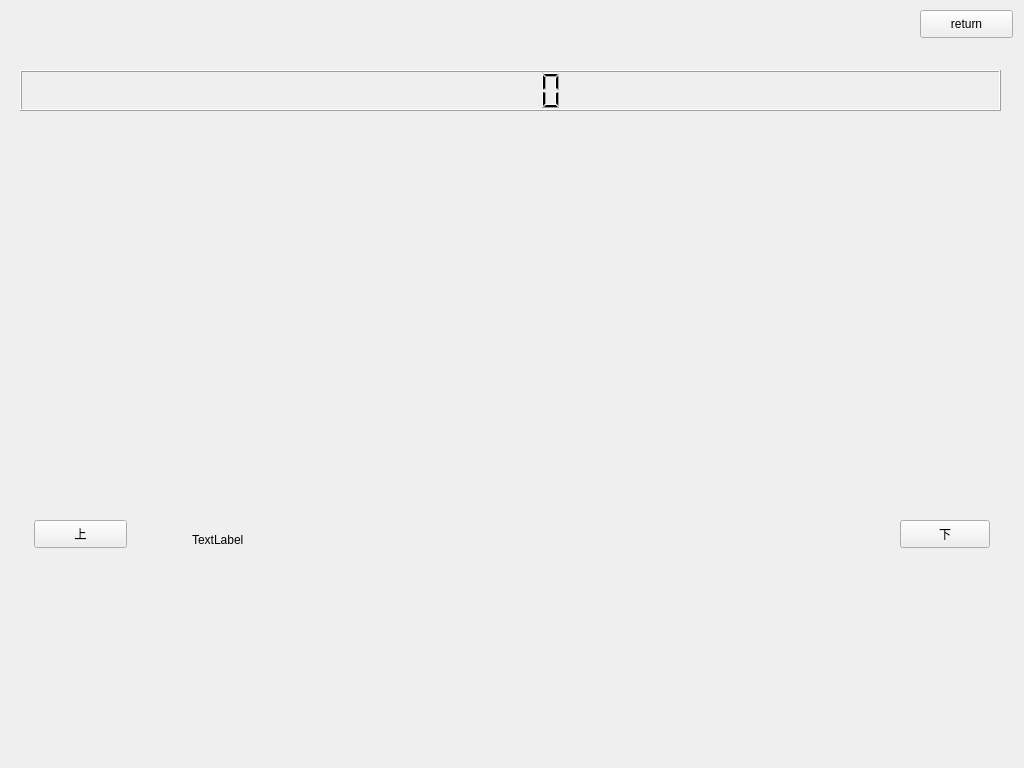
<?xml version="1.0" encoding="UTF-8"?>
<ui version="4.0">
 <class>album</class>
 <widget class="QWidget" name="album">
  <property name="geometry">
   <rect>
    <x>0</x>
    <y>0</y>
    <width>1024</width>
    <height>768</height>
   </rect>
  </property>
  <property name="windowTitle">
   <string>Form</string>
  </property>
  <widget class="QLCDNumber" name="time1">
   <property name="geometry">
    <rect>
     <x>20</x>
     <y>70</y>
     <width>981</width>
     <height>41</height>
    </rect>
   </property>
   <property name="mode">
    <enum>QLCDNumber::Dec</enum>
   </property>
  </widget>
  <widget class="QLabel" name="imgshow">
   <property name="geometry">
    <rect>
     <x>192</x>
     <y>360</y>
     <width>640</width>
     <height>360</height>
    </rect>
   </property>
   <property name="text">
    <string>TextLabel</string>
   </property>
  </widget>
  <widget class="QPushButton" name="upbut">
   <property name="geometry">
    <rect>
     <x>34</x>
     <y>520</y>
     <width>93</width>
     <height>28</height>
    </rect>
   </property>
   <property name="text">
    <string>上</string>
   </property>
  </widget>
  <widget class="QPushButton" name="downbut">
   <property name="geometry">
    <rect>
     <x>900</x>
     <y>520</y>
     <width>90</width>
     <height>28</height>
    </rect>
   </property>
   <property name="text">
    <string>下</string>
   </property>
  </widget>
  <widget class="QPushButton" name="rebut">
   <property name="geometry">
    <rect>
     <x>920</x>
     <y>10</y>
     <width>93</width>
     <height>28</height>
    </rect>
   </property>
   <property name="text">
    <string>return</string>
   </property>
  </widget>
 </widget>
 <resources/>
 <connections/>
</ui>
